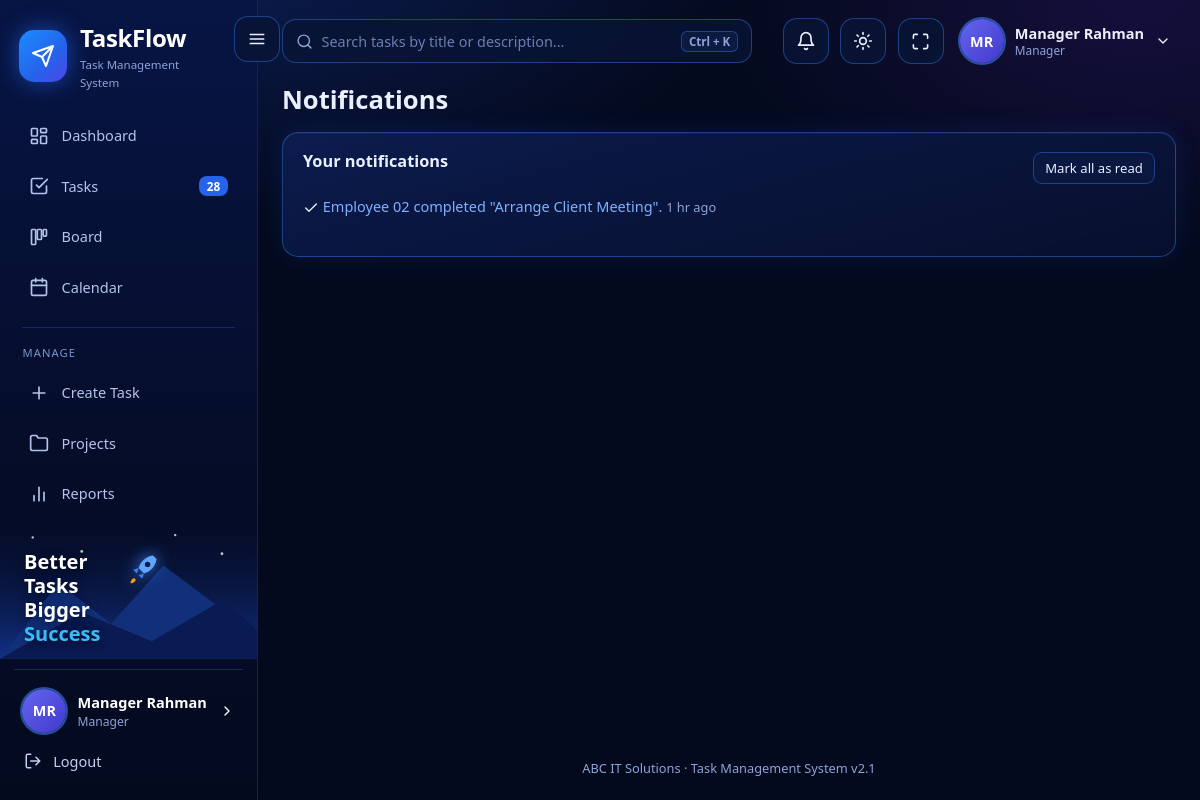
/notifications.php (signed in), run on the app's committed database.
### tables this page shows
CREATE TABLE users (
  id INT AUTO_INCREMENT PRIMARY KEY,
  full_name VARCHAR(150) NOT NULL,
  email VARCHAR(150) NOT NULL UNIQUE,
  password_hash VARCHAR(255) NOT NULL,
  role ENUM('admin','manager','employee') NOT NULL DEFAULT 'employee',
  phone VARCHAR(30) NULL,
  job_title VARCHAR(100) NULL,
  is_active TINYINT(1) NOT NULL DEFAULT 1,
  failed_logins TINYINT UNSIGNED NOT NULL DEFAULT 0,
  locked_until DATETIME NULL,
  last_login DATETIME NULL,
  created_at TIMESTAMP NOT NULL DEFAULT CURRENT_TIMESTAMP,
  INDEX idx_role (role)
);

CREATE TABLE notifications (
  id INT AUTO_INCREMENT PRIMARY KEY,
  user_id INT NOT NULL, task_id INT NULL,
  type VARCHAR(20) NOT NULL DEFAULT 'info',
  message VARCHAR(255) NOT NULL,
  is_read TINYINT(1) NOT NULL DEFAULT 0,
  created_at TIMESTAMP NOT NULL DEFAULT CURRENT_TIMESTAMP,
  FOREIGN KEY (user_id) REFERENCES users(id) ON DELETE CASCADE,
  FOREIGN KEY (task_id) REFERENCES tasks(id) ON DELETE CASCADE,
  INDEX idx_user_read (user_id, is_read)
);

### config/database.php (called while the page is built, shortened)
<?php
class Database
{
    private static ?PDO $pdo = null;
    public static function getConnection(): PDO
    {
        if (self::$pdo === null) {
            try {
                self::$pdo = new PDO('mysql:host=' . self::HOST . ';dbname=' . self::NAME . ';charset=utf8mb4', self::USER, self::PASS, self::OPTIONS);
                self::$pdo->exec("SET time_zone = '" . DB_TIME_ZONE . "'");
            } catch (PDOException $e) {
                $base = defined('BASE_URL') ? BASE_URL : '';
                die('<h3>Database connection failed</h3><p>Start MySQL in XAMPP, then open <a href="' . htmlspecialchars($base) . '/install.php">install.php</a> to create the database.</p><pre>' . htmlspecialchars($e->getMessage()) . '</pre>');
            }
        }
        return self::$pdo;
    }
}

### notifications.php (the view, shortened to what this page needs)
<?php
require_once __DIR__ . '/config/config.php';
$user = require_login();
$page = page_num();
$c = db()->prepare('SELECT COUNT(*) FROM notifications WHERE user_id = ?'); $c->execute([$user['id']]); $total = (int)$c->fetchColumn();
$st = db()->prepare('SELECT * FROM notifications WHERE user_id = ? ORDER BY created_at DESC, id DESC LIMIT ' . PER_PAGE . ' OFFSET ' . (($page - 1) * PER_PAGE));
$st->execute([$user['id']]); $rows = $st->fetchAll();
$icons = ['assigned' => 'tasks', 'completed' => 'check', 'overdue' => 'alert', 'deadline' => 'clock', 'comment' => 'list', 'status' => 'activity'];
$pageTitle = 'Notifications'; include __DIR__ . '/includes/header.php';
?>
<div class="card"><div class="row between"><h3>Your notifications</h3><form method="post"><?= csrf_field() ?><button class="btn sm">Mark all as read</button></form></div>
<ul class="list"><?php foreach ($rows as $n): ?>
  <li class="<?= $n['is_read'] ? '' : 'unread' ?>"><?= icon($icons[$n['type']] ?? 'bell', 16) ?> <a href="?read=<?= (int)$n['id'] ?>"><?= e($n['message']) ?></a> <span class="muted small"><?= e(time_ago($n['created_at'])) ?></span></li>
<?php endforeach; ?></ul><?= pager($total, $page) ?></div>
<?php include __DIR__ . '/includes/footer.php'; ?>

### includes/header.php (shortened to what this page needs)
<?php
$user = $user ?? require_login();
$unread = unread_count($user['id']);
$nav = [
  'admin' => [['Overview', [['Dashboard','admin/dashboard.php','dashboard'],['All Tasks','tasks/index.php','tasks'],['Create Task','manager/task_form.php','plus'],['Board','tasks/board.php','board'],['Calendar','tasks/calendar.php','calendar']]],
              ['Administration', [['Users','admin/users.php','user'],['Reports','reports/index.php','chart'],['System Activity','admin/activity.php','activity'],['Settings','admin/settings.php','sliders']]]],
  'manager' => [['Overview', [['Dashboard','manager/dashboard.php','dashboard'],['Tasks','tasks/index.php','tasks'],['Board','tasks/board.php','board'],['Calendar','tasks/calendar.php','calendar']]],
                ['Manage', [['Create Task','manager/task_form.php','plus'],['Projects','manager/projects.php','folder'],['Reports','reports/index.php','chart']]]],
  'employee' => [['My Work', [['Dashboard','employee/dashboard.php','dashboard'],['My Tasks','tasks/index.php','tasks'],['My Board','tasks/board.php','board'],['Calendar','tasks/calendar.php','calendar'],['Task History','employee/history.php','clock']]]],
][$user['role']];
if ($user['role'] === 'employee') { $bc = db()->prepare("SELECT COUNT(*) FROM tasks WHERE assigned_to = ? AND status <> 'Completed'"); $bc->execute([$user['id']]); $navCount = (int)$bc->fetchColumn(); }
else $navCount = (int)db()->query('SELECT COUNT(*) FROM tasks')->fetchColumn();
$here = $_SERVER['SCRIPT_NAME'];
?><!DOCTYPE html>
<html lang="en" data-theme="dark"><head><meta charset="utf-8"><meta name="viewport" content="width=device-width, initial-scale=1">
<link rel="stylesheet" href="<?= e(url('assets/css/style.css')) ?>"></head>
<body>
<aside class="sidebar" id="sidebar">
  <a class="brand" href="<?= e(url(home_for($user['role']))) ?>"><span class="logo"><?= icon('send', 24) ?></span><span>TaskFlow<small>Task Management System</small></span></a>
  <nav><?php foreach ($nav as $gi => [$group, $items]): ?><?php if ($gi > 0): ?><div class="grp"><?= e($group) ?></div><?php endif; ?>
    <?php foreach ($items as [$label, $path, $ic]): ?><a href="<?= e(url($path)) ?>" class="<?= substr($here, -strlen($path)) === $path ? 'active' : '' ?>"><?= icon($ic, 20) ?><span><?= e($label) ?></span><?php if ($path === 'tasks/index.php'): ?><em class="cnt"><?= $navCount ?></em><?php endif; ?></a><?php endforeach; endforeach; ?></nav>
  <?= art_sidebar() ?>
  <div class="side-foot"><a href="<?= e(url('auth/profile.php')) ?>" class="me"><?= avatar($user['full_name'], 'lg') ?><span><b><?= e($user['full_name']) ?></b><small><?= e(ROLES[$user['role']]) ?></small></span><?= icon('right', 16) ?></a>
    <a class="logout" href="<?= e(url('auth/logout.php')) ?>"><?= icon('logout', 18) ?> Logout</a></div>
</aside>
<button id="menuBtn" class="icon-btn" type="button" aria-label="Toggle navigation" aria-controls="sidebar" aria-expanded="true" title="Toggle navigation"><?= icon('menu') ?></button>
<main class="main">
  <header class="topbar">
    <form class="search" action="<?= e(url('tasks/index.php')) ?>" method="get"><?= icon('search', 17) ?><input id="gsearch" name="q" placeholder="Search tasks by title or description..." aria-label="Search tasks"><kbd>Ctrl + K</kbd></form>
    <div class="tb-right">
      <a class="icon-btn bell" href="<?= e(url('notifications.php')) ?>" aria-label="Notifications"><?= icon('bell', 20) ?><?php if ($unread): ?><span class="dotn"><?= $unread > 9 ? '9+' : $unread ?></span><?php endif; ?></a>
      <button id="themeBtn" class="icon-btn" aria-label="Toggle light / dark mode" title="Light / dark mode"><?= icon('sun', 20) ?></button>
      <button id="fsBtn" class="icon-btn" aria-label="Full screen" title="Full screen"><?= icon('expand', 19) ?></button>
      <div class="usermenu" id="userMenu"><button class="um-btn" aria-haspopup="true"><?= avatar($user['full_name'], 'lg') ?><span><b><?= e($user['full_name']) ?></b><small><?= e($user['role'] === 'admin' ? 'Administrator' : ROLES[$user['role']]) ?></small></span><?= icon('down', 16) ?></button>
        </div>
    </div>
  </header>
  <div class="page-content">
  <?php if (!empty($greeting)): ?>
  <div class="greet"><span class="wave">&#128075;</span><div><small><?= e(greeting_word()) ?>,</small><h1><?= e($user['full_name']) ?> <?= icon('badge', 22) ?></h1><p><?= e($greeting) ?></p></div></div>
  <?php else: ?><h1 class="ptitle"><?= e($pageTitle ?? '') ?></h1><?php endif; ?>

### includes/functions.php (shortened to what this page needs)
<?php
function cut(string $s, int $start, ?int $len = null): string { return function_exists('mb_substr') ? mb_substr($s, $start, $len) : substr($s, $start, $len); }
function e($v): string { return htmlspecialchars((string)$v, ENT_QUOTES, 'UTF-8'); }
function url(string $p = ''): string { return BASE_URL . '/' . ltrim($p, '/'); }
function db(): PDO { return Database::getConnection(); }
function current_user(): ?array
{
    static $u = false;
    if ($u === false) {
        $u = null;
        if (!empty($_SESSION['uid'])) {
            $st = db()->prepare('SELECT id, full_name, email, phone, job_title, role, is_active FROM users WHERE id = ? AND is_active = 1');
            $st->execute([$_SESSION['uid']]);
            $u = $st->fetch() ?: null;
        }
    }
    return $u;
}
function home_for(string $role): string { return $role . '/dashboard.php'; }
function require_login(bool $json = false): array
{
    $u = current_user();
    return $u;
}
function time_ago(string $dt): string
{
    $s = time() - strtotime($dt);
    if ($s < 86400) return floor($s / 3600) . ' hr ago';
    return fmt_date($dt);
}
function avatar(string $name, string $cls = ''): string
{
    $parts = preg_split('/\s+/', trim($name));
    $second = $parts[1] ?? '';
    $ini = strtoupper(cut($parts[0], 0, 1) . ($second === '' ? '' : (ctype_digit($second) ? (ltrim($second, '0') ?: '0') : cut($second, 0, 1))));
    return '<span class="avatar a' . (crc32($name) % 6) . ' ' . $cls . '">' . e($ini) . '</span>';
}
function icon(string $n, int $s = 18): string
{
    return '<svg class="ic" width="' . $s . '" height="' . $s . '" viewBox="0 0 24 24" fill="none" stroke="currentColor" stroke-width="2" stroke-linecap="round" stroke-linejoin="round" aria-hidden="true">' . ($p[$n] ?? '') . '</svg>';
}
function page_num(): int { return max(1, (int)($_GET['page'] ?? 1)); }

### data on the page
users: full_name "MR MR", full_name "Manager Rahman", role "Manager"
notifications: $s 16 (drawn), message "Employee 02 completed \"Arrange Client Meeting\".", created_at "1 hr ago"

### other printed values
$label "Dashboard"
$label "Tasks"
$navCount "28"
$label "Board"
$label "Calendar"
$group "MANAGE"
$label "Create Task"
$label "Projects"
$label "Reports"
$pageTitle "Notifications"
company_name() "ABC IT Solutions"
APP_VERSION "2.1"
